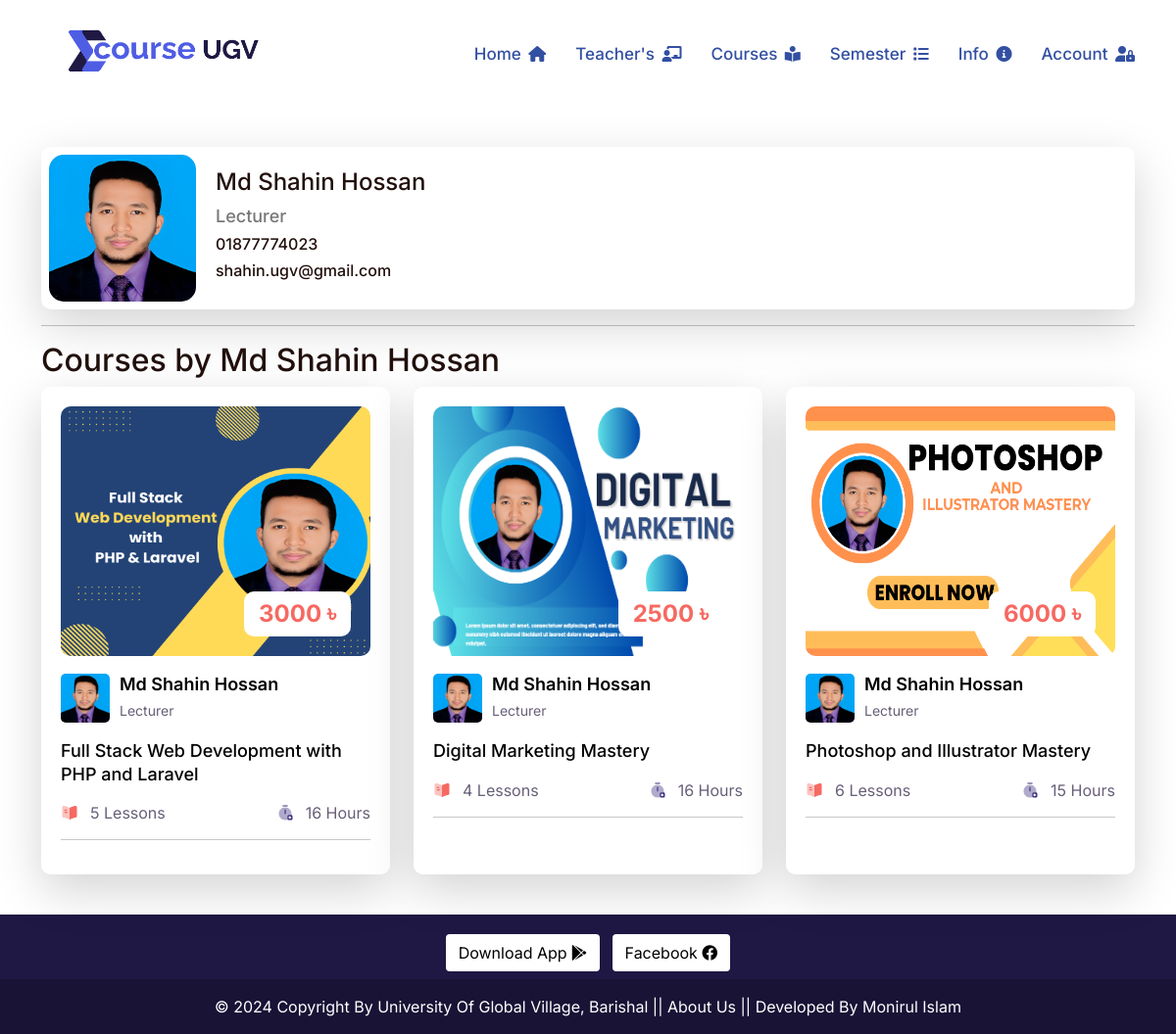
The page /author_details/md-shahin-hossan/ on the database its author committed.
### lms/models.py (models this page shows, shortened)
class SiteInfo(models.Model):
    site_name = models.CharField(max_length=50)
    site_logo = models.ImageField(
        upload_to="site_logo/",
        validators=[FileExtensionValidator(allowed_extensions=['png','jpeg','jpg'])]
        )
    phone_regex = RegexValidator(
        regex=r'^\+?1?\d{9,15}$',
        message="Phone number must be entered in the format: '+088'. Up to 15 digits allowed."
    )
    phone = models.CharField(validators=[phone_regex], max_length=15)

class Author(models.Model):
    name = models.CharField(max_length=100, unique=True)
    image = models.ImageField(
        upload_to='author_images/',
        validators=[FileExtensionValidator(allowed_extensions=['jpg', 'jpeg', 'png'])]
        )
    designation = models.CharField(max_length=150)
    phone_regex = RegexValidator(
        regex=r'^\+?1?\d{9,15}$',  # Example regex for international phone numbers
        message="Phone number must be entered in the format: '+880 1XXX NNNNNN'. Up to 15 digits allowed."
    )
    phone_number = models.CharField(validators=[phone_regex], max_length=16, blank=True, null=True)
    email =models.EmailField(max_length=50)
    slug = models.SlugField(null=True, blank=True)

class Course(models.Model):
    ADVANCED = 'Advanced'
    INTERMEDIATE = 'Intermediate'
    BASIC = 'Basic'
    SKILL_CHOICES = [
        (ADVANCED,'Advanced'),
        (INTERMEDIATE,'Intermediate'),
        ( BASIC ,'Basic'),
    ]
    BANGLA = 'Bangla'
    ENGLISH = 'English'
    LANGUAGE_CHOOSE = [
        (BANGLA ,'Bangla'),
        (ENGLISH ,'English'),
    ]
    author = models.ForeignKey(Author, related_name='course_author', on_delete=models.CASCADE)
    category = models.ForeignKey(Category, related_name='course_category', on_delete=models.CASCADE)
    title = models.CharField(max_length=300, unique=True)
    slug = models.SlugField( max_length=350, null=True, blank=True)
    duration = models.PositiveIntegerField(default=0)
    skill_level = models.CharField(max_length=50, choices=SKILL_CHOICES, default=BASIC)
    language = models.CharField(max_length=20, choices=LANGUAGE_CHOOSE, default=BANGLA)
    course_details = RichTextField()
    banner = models.ImageField(
        upload_to='courses_banner/',
        validators=[FileExtensionValidator(allowed_extensions=['jpg', 'jpeg', 'png'])]
        )
    price = models.PositiveIntegerField(default=0)
    created_date = models.DateTimeField(auto_now_add=True)

### lms/views.py (the view)
# urls.py: path('author_details/<slug:author_slug>/', author_details, name='author_details'),
def author_details(request, author_slug):
    author = get_object_or_404(Author, slug=author_slug)
    courses = author.course_author.all()
    context = {
        'author': author,
        'courses': courses,
    }
    return render(request, 'author_details.html', context)

### lms/context_processors.py (called while the page is built)
def get_all_categories(request):
    categories = Category.objects.all()
    category_counts = []
    for category in categories:
        course_count = Course.objects.filter(category=category).count()
        if course_count > 0:  # Only include non-empty categories
            category_counts.append({'category': category, 'course_count': course_count})
    context = {
        "categories":categories,
        "category_counts": category_counts,
    }
    return context

def siteinfo(request):
    siteinfo = SiteInfo.objects.all()
    context ={
        'siteinfo': siteinfo,
    }
    return context

### templates/author_details.html (shortened to what this page needs)
{% extends 'base.html' %}
{% load static %}
{% block content %}
<div class="container">
    <div class="author-profile shadow-lg p-2 " style="border-radius: 10px;">
        <div>
            <img src="{{ author.image.url }}" alt="{{ author.name }} Image">
        </div>
        <div class="author-details">
            <h1 style="font-size: 24px; margin-bottom: 10px;">{{ author.name }}</h1>
            <h6 style="font-size: 18px; color: #777;">{{ author.designation }}</h6>
            <h6>{{ author.phone_number }}</h6>
            <h6>{{ author.email }} </h6>
        </div>
    </div>
    <hr>
    {% if courses %}
        <h2>Courses by {{ author.name }}</h2>
        <div class="row">
            {% for course in courses %}
            {% include 'course_card.html' %}
            {% endfor %}
        </div>
    {% else %}
        <p>No courses available by {{ author.name }}</p>
    {% endif %}
</div>
{% endblock content %}

### templates/header.html (shortened to what this page needs)
{% load static %}
  <header class="header header-two">
    <div class="header-fixed">
      <nav class="navbar navbar-expand-lg header-nav scroll-sticky">
        <div class="container">
          <div class="navbar-header">
            {% for site in siteinfo %}
            <a href="{% url 'home' %}" class="navbar-brand logo ">
              <img  src="{{site.site_logo.url}}" class="myimg" alt="Logo" />
            </a>
            {% endfor %}
          </div>
          <div class="main-menu-wrapper">
            <ul class="main-nav">
              <li>
                <a href="{% url 'home' %}">Home <i class="fa-solid fa-house" style="font-size: 16px;"></i></a>
              </li>
              <li>
                <a href="{% url 'author_list' %}">Teacher's <i class="fas fa-chalkboard-teacher" style="font-size: 16px;"></i></a>
              </li>
              <li >
                <a href="{% url 'courses' %}">Courses <i class="fa-solid fa-book-open-reader" style="font-size: 16px;"></i></a>
              </li>
              <li class="has-submenu menu-effect" >
                <a href="javascript:void(0)">Semester <i class="fa-solid fa-list" style="font-size: 16px;"></i></a>
              </li>
              <li class="has-submenu menu-effect">
                <a href="javascript:void(0)">Info <i class="fa-solid fa-circle-info" style="font-size: 16px;"></i></a>
              </li>
              {% if request.user.is_authenticated %}
              <li class="has-submenu menu-effect">
                <a href="javascript:void(0)"> {{request.user.username}}<i class="fa-solid fa-circle-chevron-down" style="font-size: 16px;"></i></a>
                <ul class="submenu">
                  <li><a href="{% url 'dashboard' %}"><i class="fa fa-shopping-cart" aria-hidden="true"></i> Enrolled Courses</a></li>
                  <li><a href="{% url 'wishlist' %}"><i class="fa fa-bookmark"></i> Wishlist Courses</a></li>
                  <li><a href="{% url 'custom_logout' %}"><i class="fa fa-sign-out" aria-hidden="true"></i> Logout</a></li>
                </ul>
              </li>
              {% else %}
              <li class="has-submenu menu-effect">
                <a href="javascript:void(0)">Account <i class="fa-solid fa-user-lock" style="font-size: 16px;"></i></a>
              </li>
              {% endif %}
            </ul>
          </div>
        </div>
      </nav>
    </div>
  </header>

### templates/course_card.html (shortened to what this page needs)
{% load static %}
<div class="col-lg-4 col-md-6 d-flex ">
    <div class="course-box d-flex aos shadow-lg" data-aos="fade-up">
      <div class="product">
        <div class="product-img">
          <a href="{% url 'course_details' course.slug %}">
            <img
              class="img-fluid"
              style="width: 380px; height: 255px;"
              alt="{{course.title}}"
              src="{{course.banner.url}}"
            />
          </a>
          <div class="price">
            <h3>{{ course.price|default:"Free" }} &#2547;</h3>
          </div>
        </div>
        <div class="product-content">
          <div class="course-group d-flex">
            <div class="course-group-img d-flex">
                {% if course.author.slug %}
                    <a href="{% url 'author_details' course.author.slug %}">
                        <img src="{{ course.author.image.url }}" alt="{{ course.author.name }}" class="img-fluid" />
                    </a>
                    <div class="course-name">
                        <h4>
                            <a href="{% url 'author_details' course.author.slug %}">{{ course.author.name }}</a>
                        </h4>
                        <p>{{ course.author.designation }}</p>
                    </div>
                {% endif %}
            </div>
        </div>
          <h3 class="title instructor-text">
            <a href="{% url 'course_details' course.slug %}"
              >{{course.title}}</a
            >
          </h3>
          <div class="course-info d-flex align-items-center">
            <div class="rating-img d-flex align-items-center">
              <img
                src="{% static 'assets/img/icon/icon-01.svg' %}"
                alt
              />
              <p>{{course.videos.all.count }} Lessons</p>
            </div>
            <div class="course-view d-flex align-items-center">
              <img
                src="{% static 'assets/img/icon/icon-02.svg' %}"
                alt
              />
              <p>{{course.duration}} Hours</p>
            </div>
          </div>
        </div>
      </div>
    </div>
</div>

### lms/static/assets/css/custom.css (style rules this page uses)
.price { min-width: 64px !important; padding: 9px 15px; }
.myimg { max-width: 250px !important; }
.author-details { flex-grow: 1; }

### templates/author_details.html (style rules this page uses)
.author-profile { display: flex; align-items: center; justify-content: center; margin-top: 150px; }
.author-profile img { width: 150px; height: 150px; border-radius: 10%; margin-right: 20px; }
.author-details { flex-grow: 1; }

### rows shown on the page
SiteInfo: site_logo (picture)
Author: image (picture), name "Md Shahin Hossan", designation "Lecturer", phone_number "01877774023", email "shahin.ugv@gmail.com"
Course: banner (picture), price "3000", author.image (picture), author.name "Md Shahin Hossan", author.designation "Lecturer", title "Full Stack Web Development with PHP and Laravel", videos.all.count "5", duration "16"
Course: banner (picture), price "2500", author.image (picture), author.name "Md Shahin Hossan", author.designation "Lecturer", title "Digital Marketing Mastery", videos.all.count "4", duration "16"
Course: banner (picture), price "6000", author.image (picture), author.name "Md Shahin Hossan", author.designation "Lecturer", title "Photoshop and Illustrator Mastery", videos.all.count "6", duration "15"
